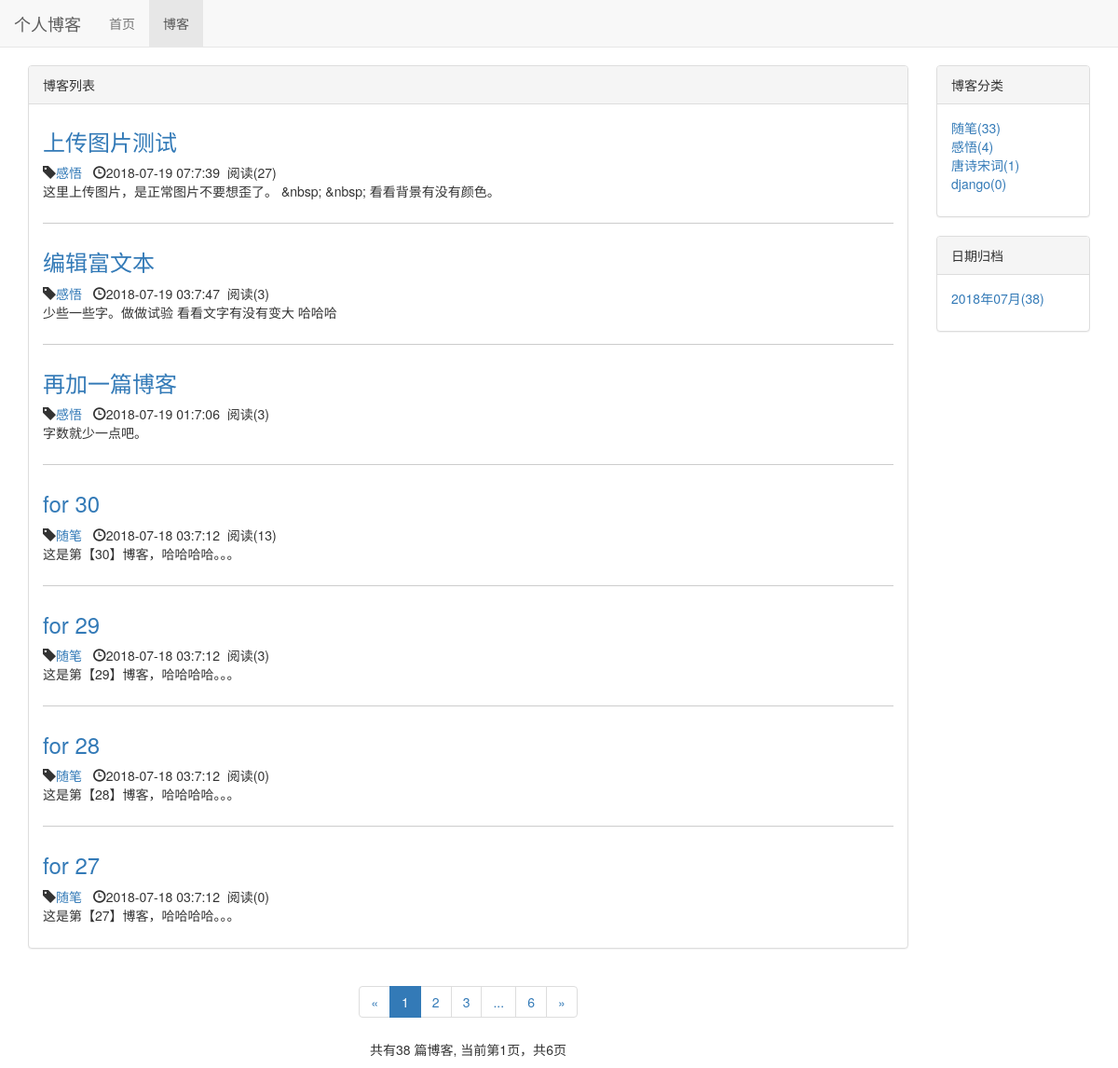
Page /blogapp/ on the committed database.
### blogapp/models.py (models this page shows, shortened)
class Blog(models.Model,ReadNumExpandMethod):
    title=models.CharField(max_length=50)
    blog_type = models.ForeignKey(BlogType,on_delete=models.DO_NOTHING)
    content=RichTextUploadingField()    #它控制后台的富文本编辑样式
    author = models.ForeignKey(User,on_delete=models.DO_NOTHING)
    create_time = models.DateTimeField(auto_now_add=True)
    last_update_time = models.DateTimeField(auto_now=True)
    '''
    def get_read_num(self):
        try:
            return self.readnum.read_num
        except exceptions.ObjectDoesNotExist:
            return 0
    '''
    class Meta:
        ordering = ['-create_time']

class BlogType(models.Model):
    type_name = models.CharField(max_length=15)
    def __str__(self):  #这个很关键，有了它，前端页面就能让文字很好显示出来
        return self.type_name

### read_statistics/models.py (models this page shows)
class ReadNum(models.Model):
    read_num = models.IntegerField(default=0)
    content_type = models.ForeignKey(ContentType, on_delete=models.DO_NOTHING)
    object_id = models.PositiveIntegerField()
    content_object = GenericForeignKey('content_type', 'object_id')

### blogapp/views.py (the view)
# urls.py: path('',views.blog_list,name='blog_list'),
def blog_list(request):
    blogs_all_list = Blog.objects.all()
    context = get_blog_list_common_date(request,blogs_all_list)
    return render_to_response('blogapp/blog_list.html',context)

### read_statistics/models.py (called while the page is built)
    def get_read_num(self):
        try:
            ct = ContentType.objects.get_for_model(self)
            readnum = ReadNum.objects.get(content_type=ct,object_id=self.pk)
            return readnum.read_num
        except exceptions.ObjectDoesNotExist:
            return 0

### blogapp/templates/blogapp/blog_list.html (shortened to what this page needs)
{% extends 'base.html' %}
{% block nav_blog_active %}active{% endblock %}
{% load staticfiles %}
{% block header_extends %}
    <link rel="stylesheet"  href="{% static 'blogapp/blogapp.css' %}">
{% endblock %}
{% block content %}
    <div class="container">
        <div class="row">
            <div class="col-xs-12 col-sm-8 col-md-9 col-lg-10">
                <div class="panel panel-default">
                    <div class="panel-heading">{% block blog_list_title%}博客列表{% endblock %}</div>
                    <div class="panel-body">
                        {% for blog in blogs %}
                            <div class="blog">
                                <h3><a href="{% url 'blog_detail' blog.pk %}">{{ blog.title }}</a></h3>
                                <p class="blog-info">
                                    <span class="glyphicon glyphicon-tag"></span><a href="{% url 'blogs_with_type' blog.blog_type.pk %}">{{ blog.blog_type}}</a>&nbsp;&nbsp;
                                    <span class="glyphicon glyphicon-time" ></span>{{ blog.create_time|date:"Y-m-d H:n:s"}}&nbsp;&nbsp;阅读({{blog.get_read_num}})
                                </p>
                                <p>{{ blog.content|striptags|truncatechars:120 }}</p>
                            </div>
                        {% empty %}
                            <div><h3>--暂无博客，敬请期待--</h3></div>
                        {%endfor%}
                    </div>
                </div>
                <div class="paginator">
                    <ul class="pagination">
                        <li>
                            {% if page_of_blogs.has_previous%}
                                <a href="?page={{page_of_blogs.previoue_page_number}}" aria-label="Previous">
                                    <span aria-hidden="true">&laquo;</span>
                                </a>
                            {% else%}
                                <span aria-hidden="true">&laquo;</span>
                            {% endif %}
                        </li>
                        {% for page_num in page_range %}
                            {% if page_num == page_of_blogs.number %}
                                <li class="active"><span>{{page_num }}</span></li>
                            {% else%}
                                {% if page_num == '...'%}
                                    <li><span>{{page_num }}</span></li>
                                {% else %}
                                    <li><a href="?page={{page_num }}">{{page_num }}</a></li>
                                {%endif%}
                            {% endif %}
                        {% endfor %}
                        <li>
                            {% if page_of_blogs.has_next%}
                                <a href="?page={{page_of_blogs.next_page_number}}" aria-label="next">
                                    <span aria-hidden="true">&raquo;</span>
                                </a>
                            {% else%}
                                <span aria-hidden="true">&raquo;</span>
                            {% endif %}
                        </li>
                    </ul>
                    <p>
                        共有{{page_of_blogs.paginator.count}} 篇博客,
                        当前第{{page_of_blogs.number}}页，共{{page_of_blogs.paginator.num_pages}}页
                    </p>
                </div>
            </div>
            <div class="hidden-xs col-sm-4 col-md-3 col-lg-2">
                <div class="panel panel-default">
                    <div class="panel-heading">博客分类</div>
                    <div class="panel-body">
                        <ul class=" blog-styles">
                            {% for blog_type  in  blog_types %}
                                <li><a href="{% url 'blogs_with_type' blog_type.pk %}">{{ blog_type.type_name }}({{ blog_type.blog_count}})
                                </a>
                                </li>
                            {% empty %}
                                <li>暂无分类</li>
                            {% endfor %}
                        </ul>
                    </div>
                </div>
                <div class="panel panel-default">
                    <div class="panel-heading">日期归档</div>
                    <div class="panel-body">
                        <ul>
                            {% for blog_date,blog_count in blog_dates.items%}
                                <li>
                                    <a href="{% url 'blogs_with_date' blog_date.year blog_date.month %}">
                                    {{ blog_date|date:"Y年m月" }}({{ blog_count }})
                                    </a>
                                </li>
                            {% endfor%}
                        </ul>
                    </div>
                </div>
            </div>
        </div>
    </div>
{% endblock %}

### templates/base.html (shortened to what this page needs)
{% load staticfiles %}
<!DOCTYPE html>
<html lang="zh-CN">
<head>
    <link rel="stylesheet" type="text/css" href="{% static 'base.css' %}">
    <link rel="stylesheet" type="text/css" href="{% static "bootstrap-3.3.7-dist/css/bootstrap.min.css" %}">
    {% block header_extends %}{% endblock %}
</head>
<body>
    <div class="navbar navbar-default navbar-fixed-top" role="navigation">
        <div class="container-fluid">
            <div class="navbar-header">
                <a class="navbar-brand" href="{% url 'home' %}">个人博客 </a>
            </div>
            <div id="navbar-collapse" class="collapse navbar-collapse">
                 <ul class="nav navbar-nav">
                    <li class="{% block nav_home_active %}{% endblock %}">
                        <a href="{% url 'home' %}">首页</a>
                    </li>
                    <li class="{% block nav_blog_active %}{% endblock %}">
                        <a href="{% url 'blog_list' %}">博客</a>
                    </li>
                </ul>
            </div>
        </div>
    </div>
    {% block content %}{% endblock %}
</body>
</html>

### static/base.css (style rules this page uses)
* { margin: 0; padding: 0; }
body { margin-top: 70px!important; }
ul { list-style-type:none!important; }

### blogapp/static/blogapp/blogapp.css (style rules this page uses)
ul.blog-styles { list-style-type:none; }
div.blog:not(:last-child) { margin-bottom: 2em; padding-bottom: 1em; border-bottom: 1px solid #ccc; }
div.blog h3 { margin-top:0.5em; }
div.blog p.blog-info { margin-bottom:0; }
div.paginator { text-align: center; }

### rows in the picture
Blog: title "上传图片测试", blog_type "感悟", create_time "2018-07-19 07:7:39", get_read_num "27", content "这里上传图片，是正常图片不要想歪了。 &nbsp; &nbsp; 看看背景有没有颜色。"
Blog: title "编辑富文本", blog_type "感悟", create_time "2018-07-19 03:7:47", get_read_num "3", content "少些一些字。做做试验 看看文字有没有变大 哈哈哈"
Blog: title "再加一篇博客", blog_type "感悟", create_time "2018-07-19 01:7:06", get_read_num "3", content "字数就少一点吧。"
Blog: title "for 30", blog_type "随笔", create_time "2018-07-18 03:7:12", get_read_num "13", content "这是第【30】博客，哈哈哈哈。。。"
Blog: title "for 29", blog_type "随笔", create_time "2018-07-18 03:7:12", get_read_num "3", content "这是第【29】博客，哈哈哈哈。。。"
Blog: title "for 28", blog_type "随笔", create_time "2018-07-18 03:7:12", get_read_num "0", content "这是第【28】博客，哈哈哈哈。。。"
Blog: title "for 27", blog_type "随笔", create_time "2018-07-18 03:7:12", get_read_num "0", content "这是第【27】博客，哈哈哈哈。。。"
BlogType: type_name "随笔", blog_count "33"
BlogType: type_name "感悟", blog_count "4"
BlogType: type_name "唐诗宋词", blog_count "1"
BlogType: type_name "django", blog_count "0"

### other values in the picture
{{ page_num }} "1"
{{ page_num }} "2" "3" "6"
{{ page_num }} "..."
{{ page_of_blogs.paginator.count }} "38"
{{ page_of_blogs.number }} "1"
{{ page_of_blogs.paginator.num_pages }} "6"
{{ blog_date|date:"Y年m月" }} "2018年07月"
{{ blog_count }} "38"
